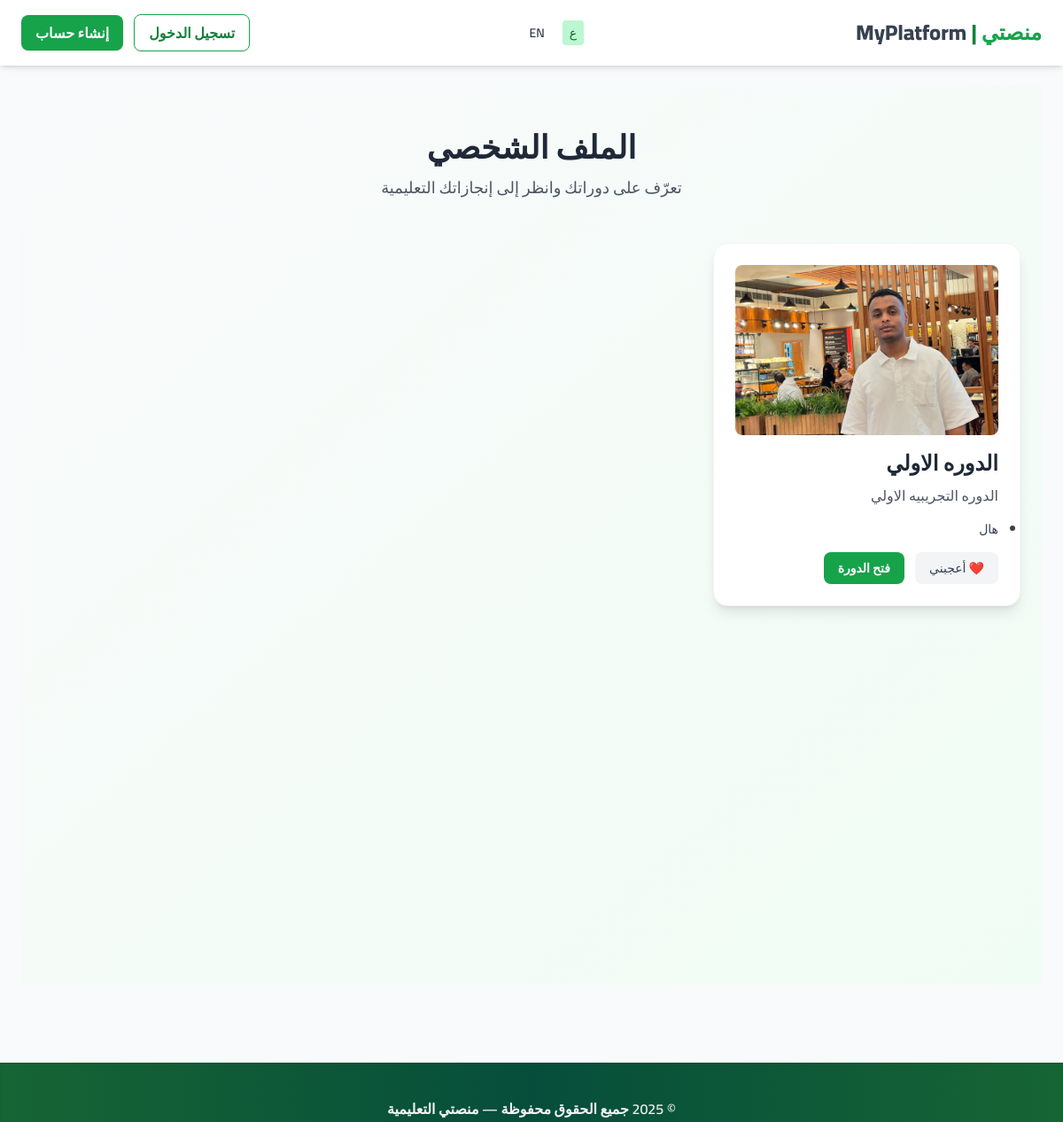
Page /profile (signed in) on the committed database.
### tables this page shows
CREATE TABLE courses (id INTEGER PRIMARY KEY AUTOINCREMENT, title_ar TEXT, title_en TEXT, short_desc_ar TEXT, short_desc_en TEXT, full_desc_ar TEXT, full_desc_en TEXT, image TEXT);

CREATE TABLE user_progress (id INTEGER PRIMARY KEY AUTOINCREMENT, user_id INTEGER, lesson_id INTEGER, watched_at DATETIME DEFAULT CURRENT_TIMESTAMP, completed INTEGER DEFAULT 0, UNIQUE(user_id, lesson_id));

### app.py (the view)
@app.route('/profile')
@login_required
def profile():
    lang = request.args.get('lang', 'ar')
    conn = get_db()
    enrolled_courses = conn.execute('''
        SELECT c.id,
               CASE WHEN ?='en' THEN c.title_en ELSE c.title_ar END AS title,
               c.image,
               CASE WHEN ?='en' THEN c.short_desc_en ELSE c.short_desc_ar END AS short_desc
        FROM enrollments e
        JOIN courses c ON e.course_id = c.id
        WHERE e.user_id = ?
          AND e.approved = 1
    ''', (lang, lang, current_user.id)).fetchall()
    courses_with_lessons = []
    for course in enrolled_courses:
        lessons = conn.execute('''
             SELECT l.id,
                    CASE WHEN ?='en' THEN l.title_en ELSE l.title_ar END AS title,
                    up.completed
             FROM lessons l
             LEFT JOIN user_progress up ON up.lesson_id = l.id AND up.user_id = ?
             WHERE l.course_id = ?
             ORDER BY l.position ASC
          ''', (lang, current_user.id, course['id'])).fetchall()
        courses_with_lessons.append({
            'course': course,
            'lessons': lessons
        })
    return render_template('profile.html', lang=lang, courses=courses_with_lessons)

### app.py (called while the page is built)
@login_manager.user_loader
def load_user(user_id):
    conn = get_db()
    cur = conn.execute('SELECT id, username, fullname, is_admin FROM users WHERE id = ?', (user_id,))
    row = cur.fetchone()
    if row:
        return User(row['id'], row['username'], row['fullname'], row['is_admin'])
    return None

def get_db():
    db = getattr(g, '_database', None)
    if db is None:
        db = g._database = sqlite3.connect(app.config['DATABASE'])
        db.row_factory = sqlite3.Row
    return db

@app.teardown_appcontext
def close_connection(exception):
    db = getattr(g, '_database', None)
    if db is not None:
        db.close()

### templates/profile.html (shortened to what this page needs)
{% extends 'base.html' %}
{% block content %}
<section class="bg-gradient-to-br from-gray-50 to-green-50 min-h-[80vh] py-12">
  <div class="max-w-6xl mx-auto px-6 mb-12 text-center">
    <h1 class="text-4xl font-extrabold text-gray-800 mb-3">
      {{ 'الملف الشخصي' if lang == 'ar' else 'My Profile' }}
    </h1>
    <p class="text-gray-600 text-lg">
      {{ 'تعرّف على دوراتك وانظر إلى إنجازاتك التعليمية' if lang == 'ar' else 'Explore your enrolled courses and learning journey' }}
    </p>
  </div>
  <div class="max-w-6xl mx-auto px-6 grid sm:grid-cols-1 md:grid-cols-2 lg:grid-cols-3 gap-8">
    {% if courses %}
      {% for item in courses %}
      <div class="bg-white rounded-2xl shadow-lg p-6 border border-gray-100 hover:shadow-2xl transition flex flex-col">
        <img src="{{ item.course.image and url_for('uploaded_file', filename=item.course.image) or 'https://source.unsplash.com/800x450/?education,learning' }}"
             alt="{{ item.course.title }}"
             class="w-full h-48 object-cover rounded-lg mb-4">
        <h3 class="text-2xl font-bold text-gray-800 mb-2">{{ item.course.title }}</h3>
        <p class="text-gray-600 mb-4 flex-grow">
          {{ item.course.short_desc or ('دورة تعليمية مميزة لتطوير مهاراتك' if lang=='ar' else 'A unique course to enhance your skills.') }}
        </p>
        {% if item.lessons %}
          <ul class="list-disc pl-5 mb-4 text-gray-700 text-sm">
            {% for lesson in item.lessons %}
              <li>{{ lesson.title }}</li>
            {% endfor %}
          </ul>
        {% else %}
          <p class="text-gray-500 mb-4 text-sm">{{ 'لا توجد دروس لهذه الدورة بعد.' if lang=='ar' else 'No lessons available for this course.' }}</p>
        {% endif %}
        <div class="flex gap-3 mt-auto">
          <form method="post" action="{{ url_for('like_course', course_id=item.course.id) }}">
            <button class="flex items-center gap-1 px-4 py-2 bg-gray-100 hover:bg-gray-200 rounded-lg text-sm font-medium text-gray-700 transition">
              ❤️ {{ 'أعجبني' if lang=='ar' else 'Like' }}
            </button>
          </form>
          <a href="{{ url_for('course_page', course_id=item.course.id) }}"
             class="px-4 py-2 bg-green-600 text-white text-sm font-semibold rounded-lg hover:bg-green-700 transition">
            {{ 'فتح الدورة' if lang=='ar' else 'Open Course' }}
          </a>
        </div>
      </div>
      {% endfor %}
    {% endif %}
  </div>
</section>
{% endblock %}

### templates/base.html (shortened to what this page needs)
<!doctype html>
<html lang="{{ 'ar' if lang == 'ar' else 'en' }}" dir="{{ 'rtl' if lang == 'ar' else 'ltr' }}">
<head>
  <script src="https://cdn.tailwindcss.com"></script>
  <link rel="stylesheet" href="https://cdnjs.cloudflare.com/ajax/libs/font-awesome/6.5.1/css/all.min.css">
</head>
<body class="bg-gray-50 text-gray-800">
  <nav class="bg-white shadow-md sticky top-0 z-50">
    <div class="max-w-7xl mx-auto px-6 py-4 flex justify-between items-center">
      <a href="/" class="text-2xl font-extrabold text-green-700 hover:text-green-800 transition">
        <span class="text-green-600">منصتي</span> | <span class="text-gray-700">MyPlatform</span>
      </a>
      <div class="flex items-center gap-3 text-sm font-medium">
        <a href="/?lang=ar" class="px-2 py-1 rounded hover:bg-green-100 transition {{ 'bg-green-200 text-green-800' if lang=='ar' else '' }}">ع</a>
        <a href="/?lang=en" class="px-2 py-1 rounded hover:bg-green-100 transition {{ 'bg-green-200 text-green-800' if lang=='en' else '' }}">EN</a>
      </div>
      <div class="flex items-center gap-3">
        <a href="{{ url_for('login', lang=lang) }}"
           class="px-4 py-2 text-green-700 font-semibold rounded-lg border border-green-600 hover:bg-green-50 transition">
           {{ 'تسجيل الدخول' if lang=='ar' else 'Login' }}
        </a>
        <a href="{{ url_for('register', lang=lang) }}"
           class="px-4 py-2 bg-green-600 text-white font-semibold rounded-lg hover:bg-green-700 shadow transition">
           {{ 'إنشاء حساب' if lang=='ar' else 'Sign Up' }}
        </a>
      </div>
    </div>
  </nav>
  <main class="max-w-7xl mx-auto p-6">
    {% block content %}{% endblock %}
  </main>
  <footer class="relative bg-gradient-to-r from-green-800 via-emerald-900 to-green-800 text-gray-100 mt-16 overflow-hidden shadow-inner footer-glow">
    <div class="max-w-7xl mx-auto px-6 py-10 text-center relative z-10">
      <p class="text-sm md:text-base font-semibold mb-2">
        {{ '© 2025 جميع الحقوق محفوظة — منصتي التعليمية' if lang=='ar' else '© 2025 All Rights Reserved — My Educational Platform' }}
      </p>
    </div>
  </footer>
</body>
</html>

### templates/base.html (style rules this page uses)
body { font-family: 'Cairo', sans-serif; }
.footer-glow { box-shadow: 0 0 15px rgba(34,197,94,0.3); }

### rows in the picture
courses: course (picture), course "الدوره الاولي", course "الدوره التجريبيه الاولي", value "أعجبني", value "فتح الدورة"
user_progress: title "هال"

### other values in the picture
{{ 'تسجيل الدخول' if lang=='ar' else 'Login' }} "تسجيل الدخول"
{{ 'إنشاء حساب' if lang=='ar' else 'Sign Up' }} "إنشاء حساب"
{{ 'الملف الشخصي' if lang == 'ar' else 'My Profile' }} "الملف الشخصي"
